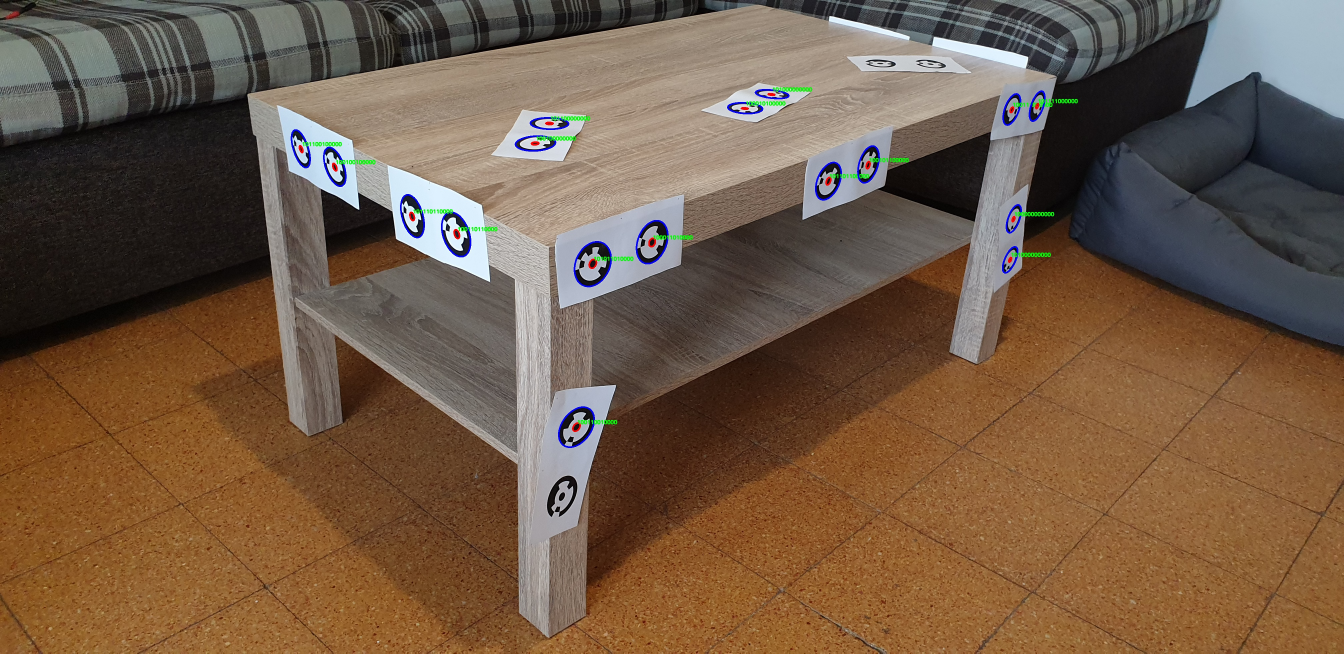
#> input picture Digital/Project/20210325_121501_coded.jpg, 4032 x 1960 px, given in place of cabinet_targets.jpg, which was not available (shown at 1/3 size)
$ python part3_mapping.py
#> lines starting #> are read from the running program, lines starting #| are printed output that depends on the picture; pictures that were not available may be replaced by others from this repository, and a replacement may not be noted
### Digital/Hw2/part2_targets.py
import cv2
import numpy as np
from matplotlib import pyplot as plt


# [17 lines left out: function generalized_hough, not called in this run]


def hough_circles(img, vote_threshold=200, inner_threshold=55, minRadius=11, maxRadius=None):
    """
    hough circle detection implementation by shaul shmouelly & oren lauterman
    :param img: grayscale image 2d array
    :param vote_threshold: threshold for min votes to become a suspect of being center of circle
    :param inner_threshold: iner threshold for further filtration of pixel that are suspicious of being center of circles
    :param minRadius: the minimum radius value in pixel for which to start checking from
    :return: list of circle (x0, y0, radius) in image pixels
    """

    shape = img.shape
    # resizing for faster performance
    # new_shape = tuple([int(x / 5) for x in list(shape)])
    # new_shape = (510, 660)
    # img = cv2.resize(img, new_shape)

    gauss = cv2.GaussianBlur(img, (3, 3), 0)  # applying noise reduction
    canny = cv2.Canny(gauss, 75, 150)  # detecting circle edges
    # radius = int(max(shape[0] / 8, shape[1]) / 8)  # maxRadius value
    radius = maxRadius

    rows = img.shape[0]
    cols = img.shape[1]

    accumulator = np.zeros((radius, rows, cols))  # initializing accumulator array

    circle_indices = (canny == 255).nonzero()  # get indices of edges (in this case circles)

    x, y = circle_indices

    for r in range(minRadius, radius):  # start @ minRadius up to maxRadius (eighth of image size)
        for theta in range(0, 360):  # theta range
            a = (x - r * np.cos(theta * np.pi / 180)).astype(int)  # compute circle gradient
            b = (y - r * np.sin(theta * np.pi / 180)).astype(int)

            a_tmp = a[np.where((a > 0) & (a < rows) & (b > 0) & (b < cols))]  # filter irrelevant gradients
            b_tmp = b[np.where((b > 0) & (b < cols) & (a > 0) & (a < rows))]

            accumulator[r, a_tmp, b_tmp] += 1  # VOTE

        print('checked radius=' + str(r) + '[pixels]')

    # the inner threshold for filtering out results

    circles = []

    # now for every radius we will check if  votes are above the vote threshold
    # if it is we will further filter with the inner threshold and add to circle list
    for r, im in enumerate(accumulator):
        max_idx = np.where(im >= vote_threshold)
        if max_idx[0].size > 0:
            print('there are circles in radius={}'.format(r))
            im_tmp = im[max_idx]
            im_tmp = im_tmp[im_tmp > max(im_tmp) - inner_threshold]
            for center_value in np.unique(np.sort(im_tmp)):
                center = np.where(im == center_value)
                if center[0].size > 1:
                    for i, j in zip(center[0], center[1]):
                        circles.append(np.array([int(j), int(i), r]))
                else:
                    circles.append(np.array([int(center[1]), int(center[0]), r]))

    return circles


# [16 lines left out: function plot_circles, not called in this run]


# [45 lines that do not run on import are left out]

### Digital/Hw2/part3_mapping.py
import cv2
import numpy as np
import pandas as pd
from matplotlib import pyplot as plt
from mpl_toolkits.mplot3d import Axes3D
from part2_targets import hough_circles

if __name__ == '__main__':
    image = cv2.imread(r'cabinet_targets.jpg')
#> image is the input picture: shape (1960, 4032, 3); mean B, G, R 71.1, 90.7, 113.4
    gray = cv2.cvtColor(image, cv2.COLOR_BGR2GRAY)
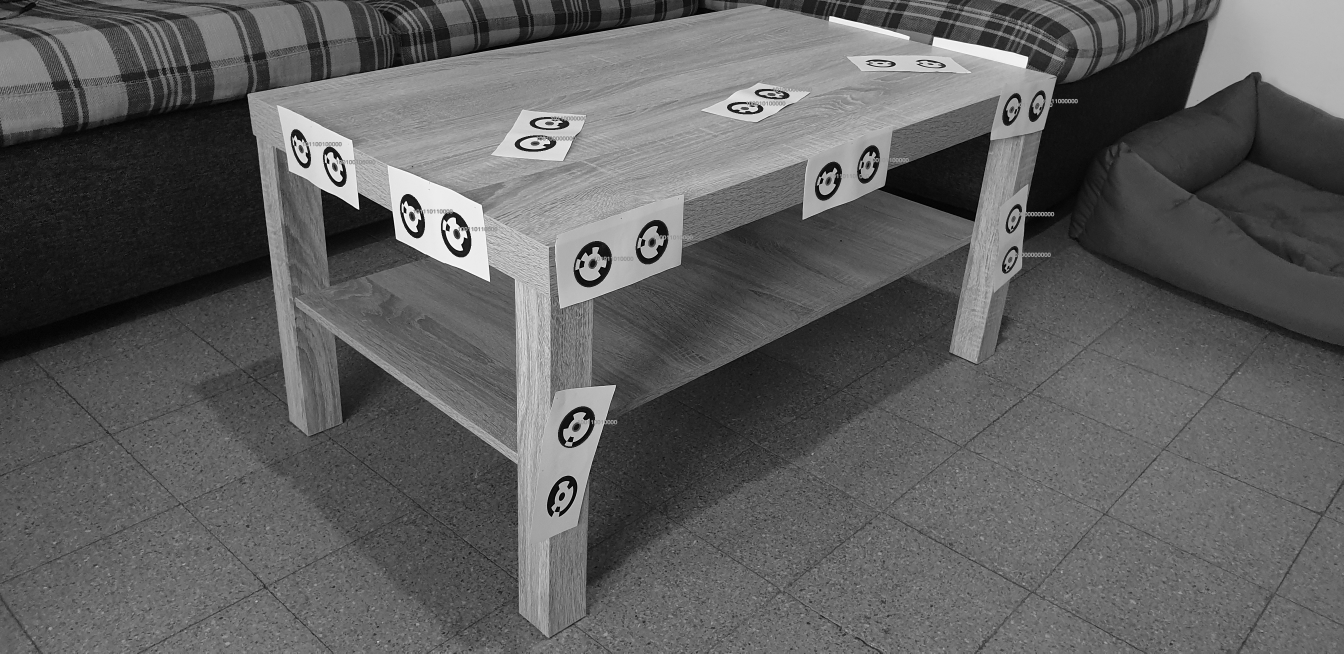
#> gray: shape (1960, 4032) (shown at 1/3 size); min 0, max 255, mean 95.2
    resized = cv2.resize(gray, (608, 342))
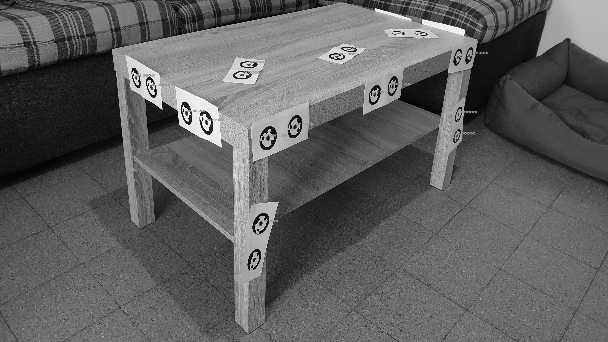
#> resized: shape (342, 608); min 0, max 254, mean 95.1

    circles = hough_circles(resized, vote_threshold=200, inner_threshold=50, minRadius=7, maxRadius=10)
#> in hough_circles, `canny = cv2.Canny(gauss, 75, 150)`:
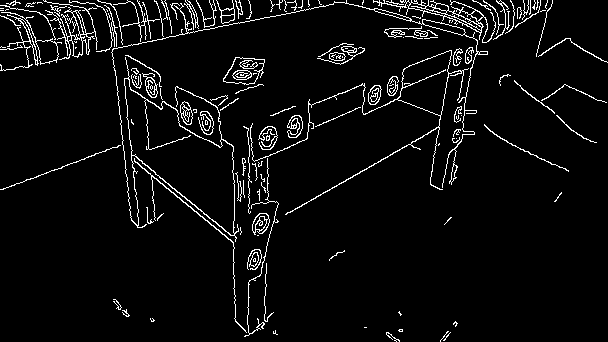
#> canny: shape (342, 608); 5.1% white in thin lines or dots
#> in hough_circles, `circle_indices = (canny == 255).nonzero()`: circle_indices = 10519 positions, rows 0 to 341, columns 0 to 607
#> in hough_circles, `x, y = circle_indices`: x = 10519 values from 0 to 341; y = 10519 values, max 607 at index 4698, min 0 at index 577, mean 275.2
#> the loop in hough_circles, `for r, im in enumerate(accumulator):` made 10 passes
#> (max_idx, im_tmp) on pass 9: (([65], [254]), [202])
#> max_idx on passes 1 to 6: (empty array, empty array), (empty array, empty array), (empty array, empty array), (empty array, empty array), (empty array, empty array), (empty array, empty array)
#| there are circles in radius=7
#| there are circles in radius=8
#> after the loop in hough_circles, `for r, im in enumerate(accumulator):`: circles = 21 items, first 6: [249, 64, 7], [153, 89, 7], [460, 15, 7], [480, 25, 7], [227, 14, 7], [349, 50, 7]

    circles = np.uint16(np.around(circles)).squeeze()
#> circles = 21 rows, first 8: [249, 64, 7], [153, 89, 7], [460, 15, 7], [480, 25, 7], [227, 14, 7], [349, 50, 7], [295, 121, 7], [239, 63, 7]
    circles = circles[circles[:, 1] != 150]  # filtering out the wrong detections

    # [19 lines of commented-out code are left out]

    focal_length = 35.  # [mm] from camera properties

    scale = (1.4e-6 * 7.5) / 0.02  # circle radius in real-world system - 2cm; pixel size - 1.4 micron

    external_pnts = (circles[:, :-1] - np.array(
        [304, 171])) * scale  # translating to image center and applying scale factor
#> external_pnts = 21 rows, first 8: [-0.0289, -0.0562], [-0.0793, -0.043], [0.0819, -0.0819], [0.0924, -0.0766], [-0.0404, -0.0824], [0.0236, -0.0635], [-0.00473, -0.0262], [-0.0341, -0.0567]

    external_pnts[:, -1] *= -1

    fig_orthographic = plt.figure()
    ax = fig_orthographic.add_subplot(111, projection='3d')

    ax.scatter(external_pnts[:, 0], external_pnts[:, 1], 0,
               marker='^')  # image points sit on the same plan so z=0 was chosen to reduce complexity

    plt.show()
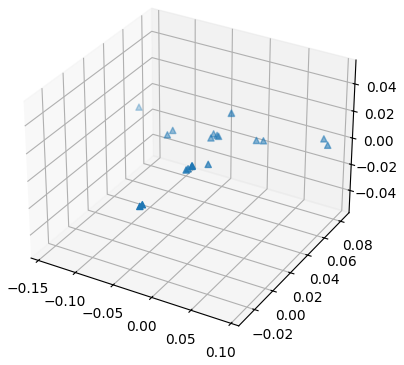
#> figure drawn by matplotlib, 1 panel

$ run again, on Digital/Project/20210325_121519_coded.jpg
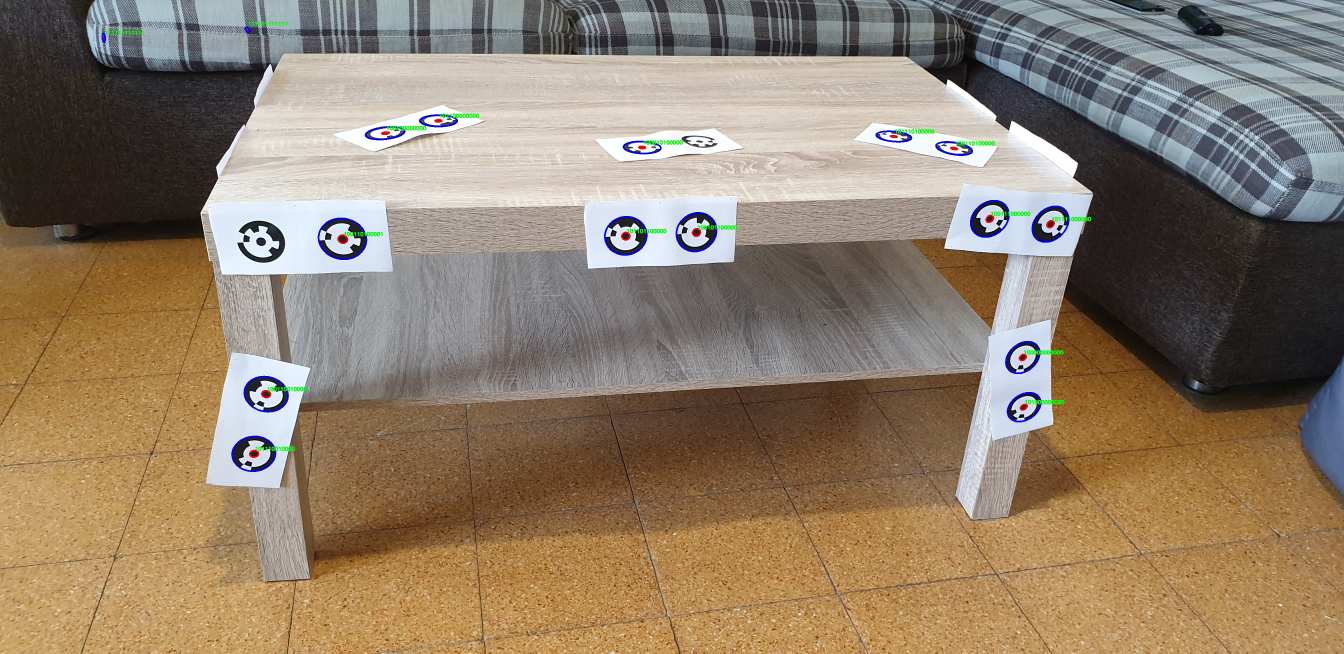
#> input picture Digital/Project/20210325_121519_coded.jpg, 4032 x 1960 px, given in place of cabinet_targets.jpg, which was not available (shown at 1/3 size)
#> image is the input picture: shape (1960, 4032, 3); mean B, G, R 107.9, 127.4, 144.2
#> in hough_circles, `canny = cv2.Canny(gauss, 75, 150)`:
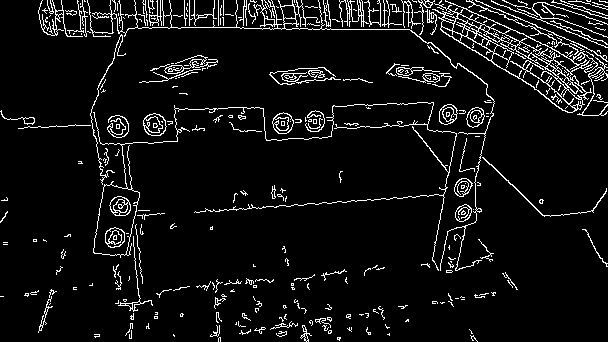
#> canny: shape (342, 608); 6.8% white in thin lines or dots
#> circle_indices = 14176 positions, rows 0 to 341, columns 0 to 607
#> x = 14176 values from 0 to 341; y = 14176 values, max 607 at index 369, min 0 at index 8146, mean 338.3
#> the loop in hough_circles, `for r, im in enumerate(accumulator):` made 10 passes
#> (max_idx, im_tmp) on pass 10: (10 positions, rows 6 to 206, columns 118 to 435, [230, 209, 258, 242, 217, 220, 225, 219])
#> (printed output is left out)
#> after the loop in hough_circles, `for r, im in enumerate(accumulator):`: circles = 58 items, first 6: [547, 53, 7], [269, 17, 7], [156, 20, 7], [447, 21, 7], [440, 79, 7], [567, 95, 7]
#> `circles = np.uint16(np.around(circles)).squeeze()`: circles = 58 rows, first 8: [547, 53, 7], [269, 17, 7], [156, 20, 7], [447, 21, 7], [440, 79, 7], [567, 95, 7], [312, 121, 7], [114, 236, 7]
#> external_pnts = 58 pairs, first value -0.0997 to 0.153, second value -0.0861 to 0.0341
#> `plt.show()`:
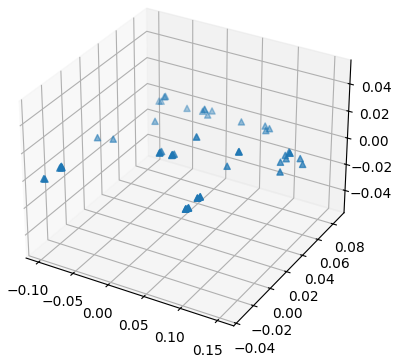
#> figure drawn by matplotlib, 1 panel
